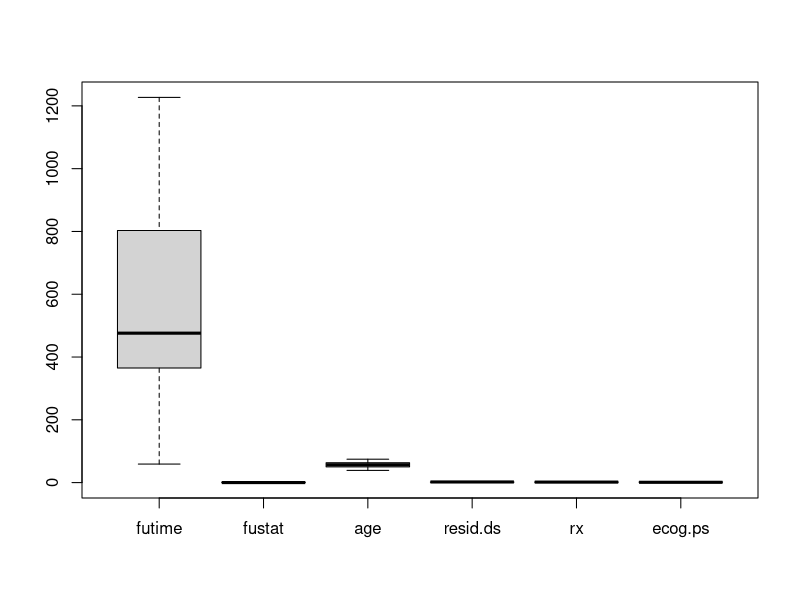
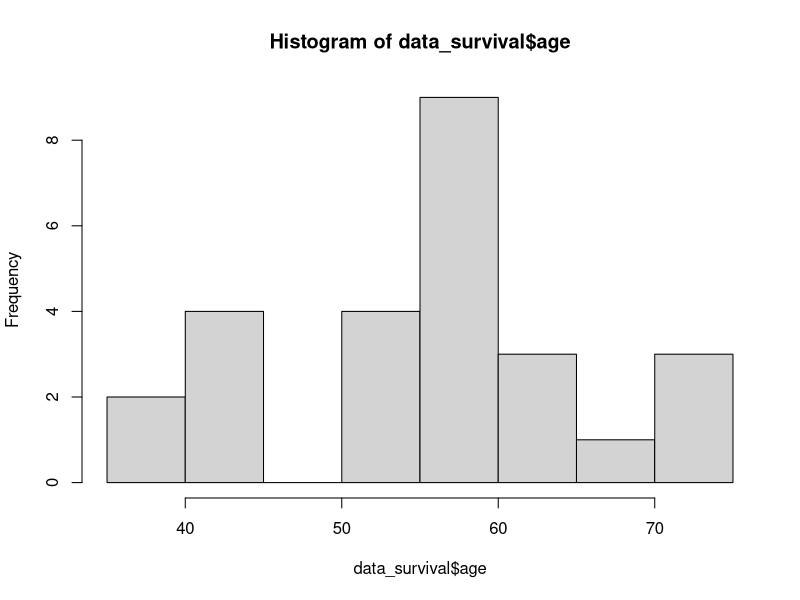
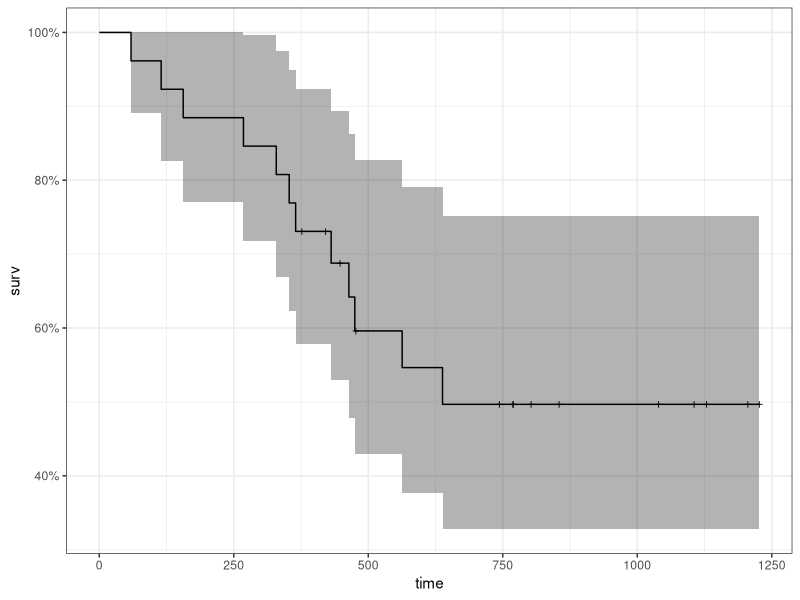
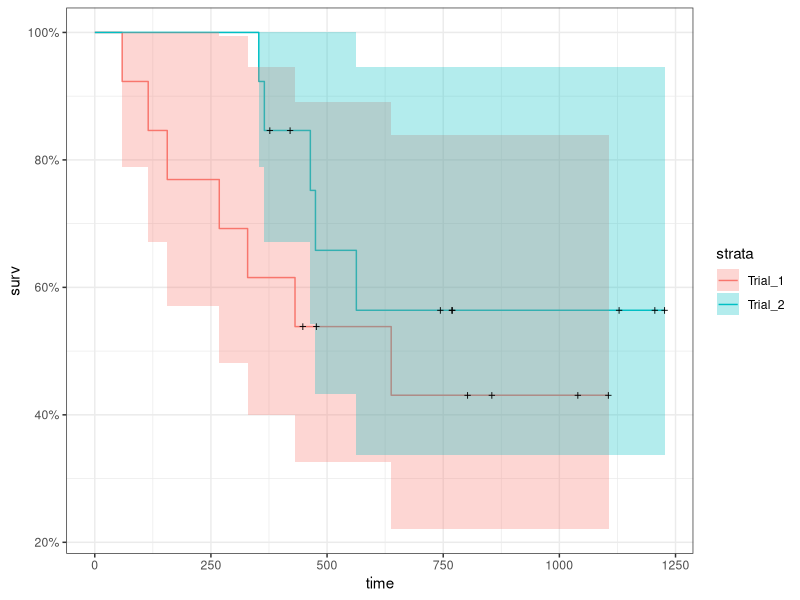
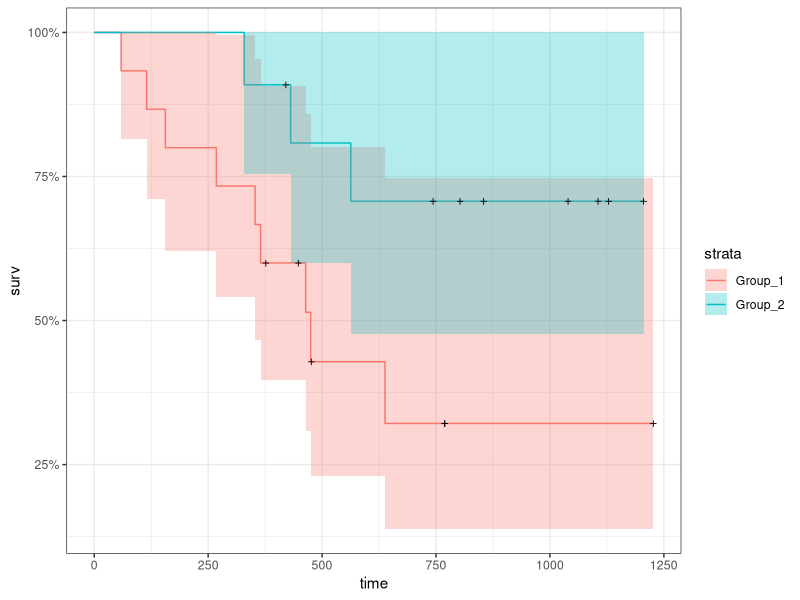
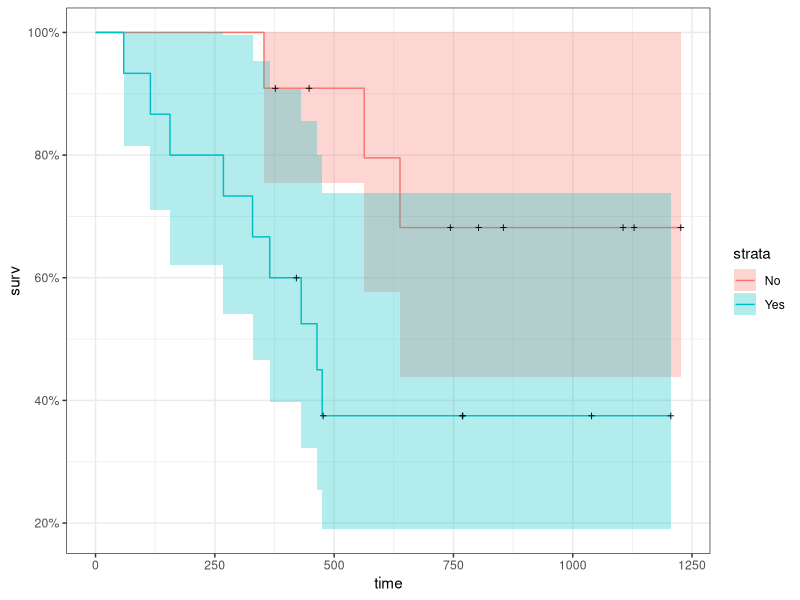
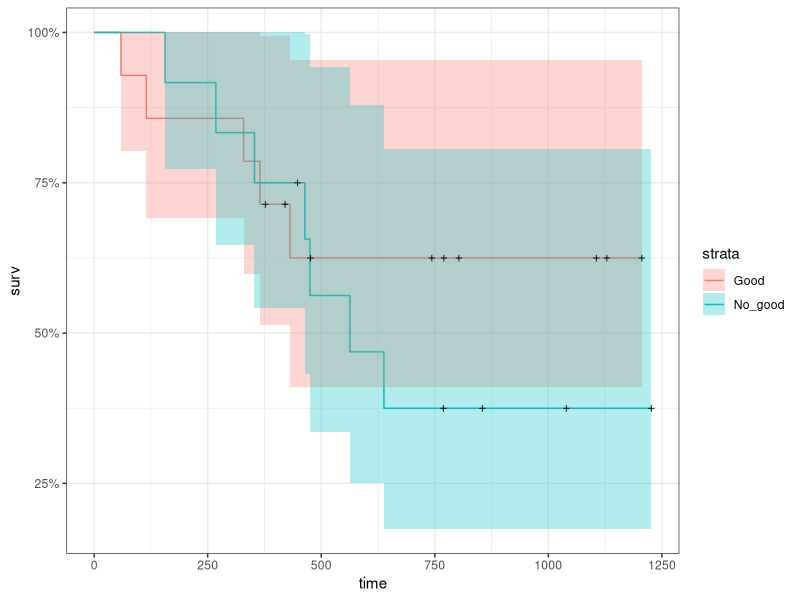
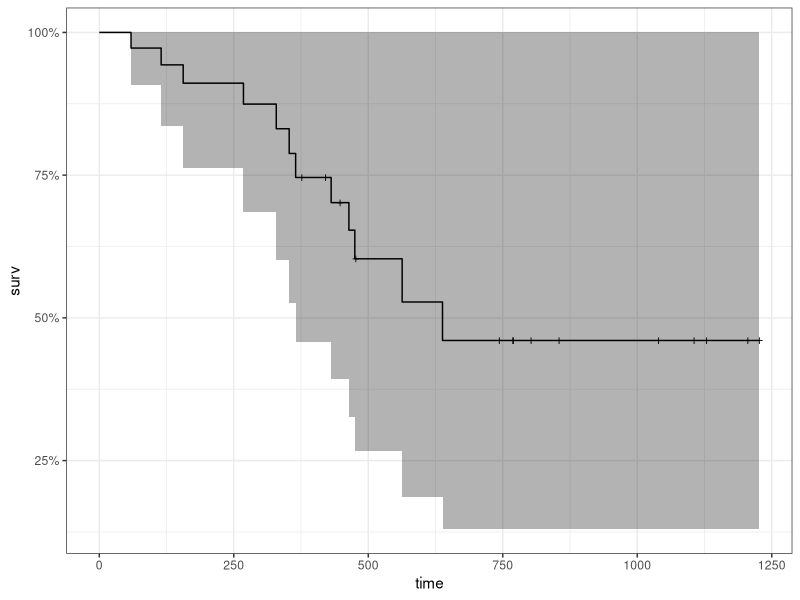

Reproduce these figures in R, in order.
## ---- chunk 1
knitr::opts_chunk$set(echo = TRUE)
require('survival')
require('ggplot2')
require('dplyr')
#install.packages('ggfortify')
require('ggfortify')
require('coin')
theme_set(theme_bw())
## ---- chunk 2
data_survival <- data.frame(ovarian)
str(data_survival)
## ---- chunk 3
head(data_survival)
## ---- chunk 4
colSums(is.na(data_survival))
## ---- chunk 5
boxplot(data_survival)
## ---- chunk 6
data_survival$resid.ds <- factor(data_survival$resid.ds, levels = c(1,2), labels = c("No", "Yes"))
data_survival$rx <- factor(data_survival$rx, levels = c(1,2), labels = c("Trial_1", "Trial_2"))
data_survival$ecog.ps <- factor(data_survival$ecog.ps, levels = c(1,2), labels = c("Good", "No_good"))
## ---- chunk 7
m <- mean(data_survival$age)
print(m)
## ---- chunk 8
hist(data_survival$age)
## ---- chunk 9
data_survival <- data_survival %>% mutate(age_groups = ifelse(age >= m, "Group_1", "Group_2"))
data_survival$age_groups <- factor(data_survival$age_groups)
## ---- chunk 10
str(data_survival)
## ---- chunk 11
km <- with(data_survival, Surv(futime, fustat))
km
## ---- chunk 12
km_fit <- survfit(Surv(futime, fustat) ~ 1, data=data_survival)
summary(km_fit, times = c(1,30,60,90*(1:10)))
## ---- chunk 13
autoplot(km_fit)
## ---- chunk 14
km_trt_fit <- survfit(Surv(futime, fustat) ~ rx, data=data_survival)
autoplot(km_trt_fit)
## ---- chunk 15
km_age_fit <- survfit(Surv(futime, fustat) ~ age_groups, data=data_survival)
autoplot(km_age_fit)
## ---- chunk 16
km_resid_fit <- survfit(Surv(futime, fustat) ~ resid.ds, data=data_survival)
autoplot(km_resid_fit)
## ---- chunk 17
km_ecog_fit <- survfit(Surv(futime, fustat) ~ ecog.ps, data=data_survival)
autoplot(km_ecog_fit)
## ---- chunk 18
survdiff(Surv(futime, fustat) ~ rx, data = data_survival)
## ---- chunk 19
data_survival$rx <- as.factor(data_survival$rx)
logrank_test(Surv(futime, fustat) ~ rx, data_survival)
## ---- chunk 20
survdiff(Surv(futime, fustat) ~ resid.ds, data = data_survival)
## ---- chunk 21
data_survival$resid.ds <- as.factor(data_survival$resid.ds)
logrank_test(Surv(futime, fustat) ~ resid.ds, data_survival)
## ---- chunk 22
survdiff(Surv(futime, fustat) ~ ecog.ps, data = data_survival)
## ---- chunk 23
data_survival$ecog.ps <- as.factor(data_survival$ecog.ps)
logrank_test(Surv(futime, fustat) ~ ecog.ps, data_survival)
## ---- chunk 24
survdiff(Surv(futime, fustat) ~ age_groups, data = data_survival)
## ---- chunk 25
data_survival$age_groups <- as.factor(data_survival$age_groups)
logrank_test(Surv(futime, fustat) ~ age_groups, data_survival)
## ---- chunk 26
cox <- coxph(Surv(futime, fustat) ~ age_groups + resid.ds + rx + ecog.ps , data = data_survival)
summary(cox)
## ---- chunk 27
cox_fit <- survfit(cox)
autoplot(cox_fit)
